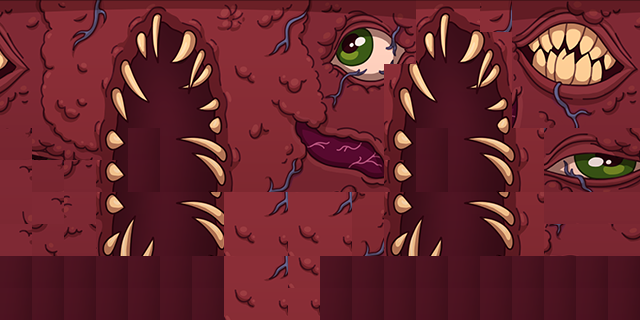

This is a level from a 2D game, rendered from its Tiled map with the project's own tilesets. A one-line summary and the map file follow, with tile-layer data summarised:
An orthogonal 20x10 tile map with 32x32 px tiles, 2 tile layers (background, grass) and 16 objects.

<map version="1.0" orientation="orthogonal" renderorder="right-down" width="20" height="10" tilewidth="32" tileheight="32">
 <tileset firstgid="1" name="mutant" tilewidth="32" tileheight="32">
  <image source="mutant.png" width="768" height="201" />
 </tileset>
 <layer name="background" width="20" height="10">
  <data>[200 cells, 200 non-empty, 94 distinct tile ids]</data>
 </layer>
 <layer name="grass" width="20" height="10">
  <data>[200 cells, 34 non-empty, 1 distinct tile ids]</data>
 </layer>
 <objectgroup name="coin">
  <object x="404" y="226" />
 </objectgroup>
 <objectgroup name="rock">
  <object x="494" y="47" />
  <object x="497" y="234" />
  <object x="544" y="47" />
  <object x="544" y="234" />
 </objectgroup>
 <objectgroup name="charBig">
  <object x="559" y="139" />
 </objectgroup>
 <objectgroup name="pink">
  <object x="433" y="108" />
 </objectgroup>
 <objectgroup name="chick">
  <object x="562" y="78" />
  <object x="559" y="200" />
 </objectgroup>
 <objectgroup name="eagle" />
 <objectgroup name="hat" />
 <objectgroup name="white" />
 <objectgroup name="car" />
 <objectgroup name="bomb" />
 <objectgroup name="ice" />
 <objectgroup name="child">
  <object x="289" y="227" />
 </objectgroup>
 <objectgroup name="zomby">
  <object x="520.003" y="91.9969" rotation="-180.355" />
  <object x="521" y="190" />
 </objectgroup>
 <objectgroup name="bomber">
  <object x="349" y="96" />
 </objectgroup>
 <objectgroup name="ground">
  <object x="2" y="255" width="219" height="65" />
  <object x="321" y="255" width="318" height="64" />
 </objectgroup>
 <objectgroup name="ball">
  <object x="416" y="63" />
 </objectgroup>
</map>
